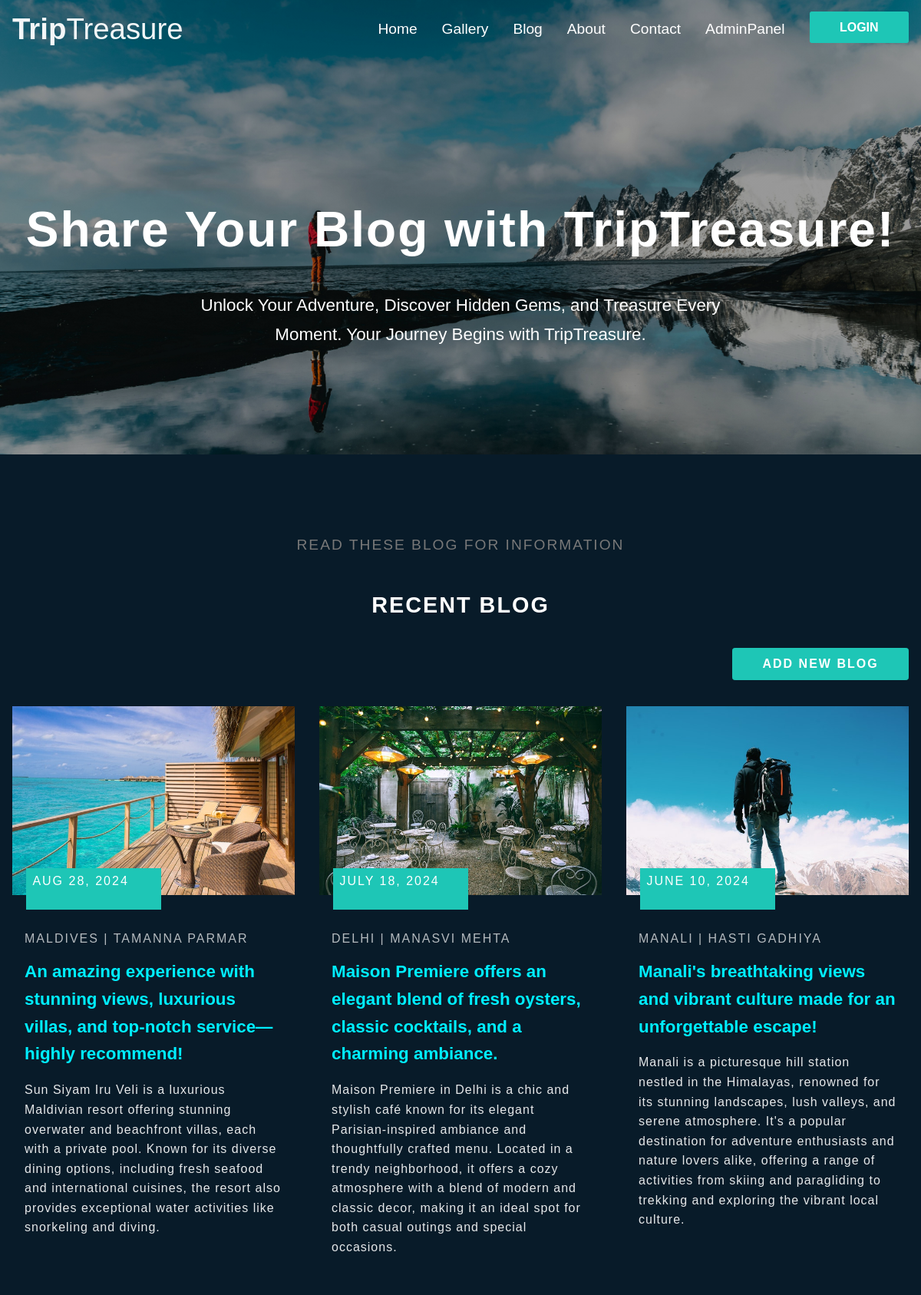
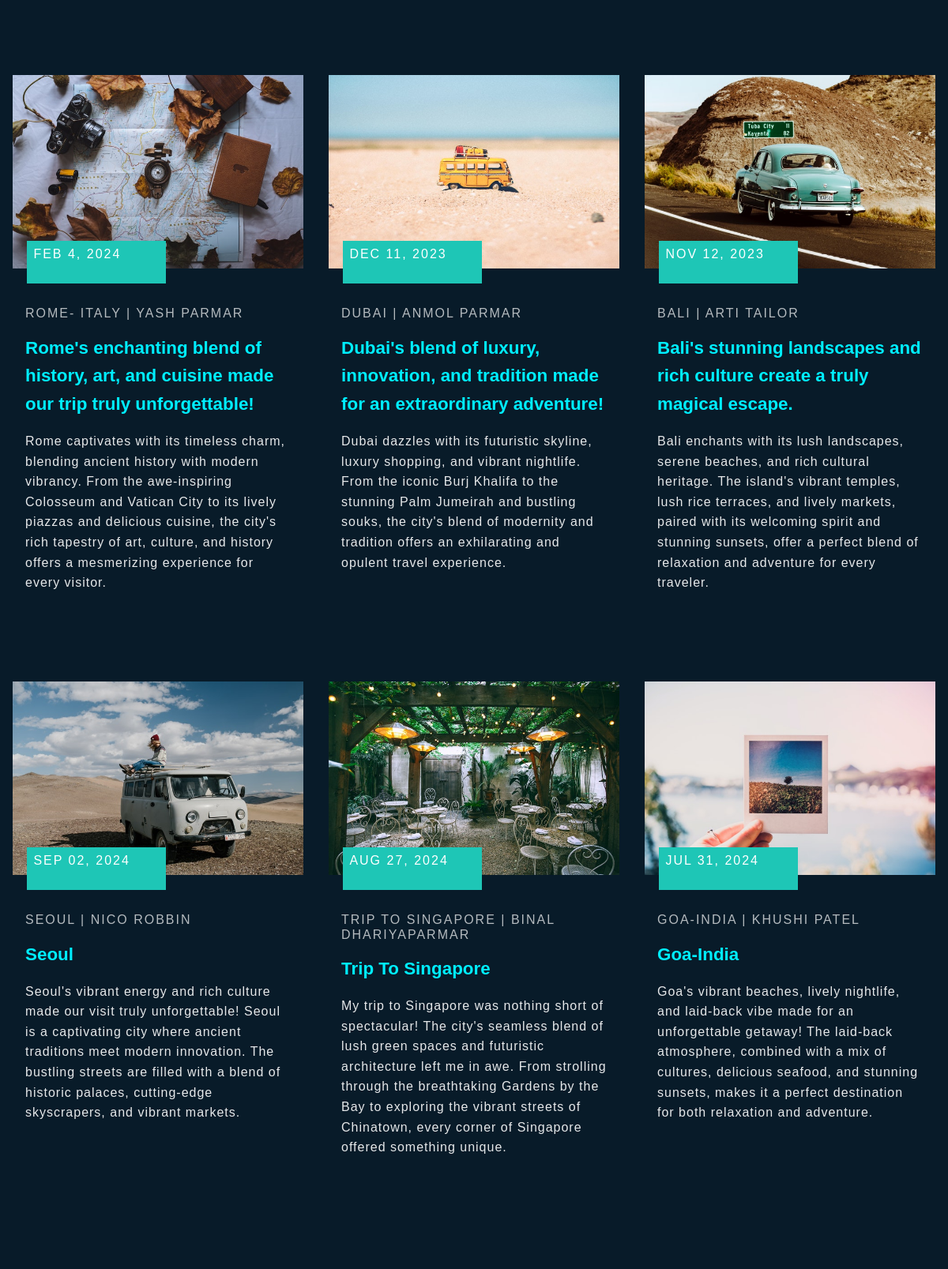
/blog/blog.php (upper part), run on the app's committed database (2 pictures, top to bottom).
### tables this page shows
CREATE TABLE `blogs` (
  `id` int(11) NOT NULL,
  `title` varchar(255) NOT NULL,
  `author` varchar(255) NOT NULL,
  `content` text NOT NULL,
  `date` date NOT NULL,
  `image` varchar(255) NOT NULL
);

### blog/blog.php (the view, shortened to what this page needs)
<?php
include "db_conn.php";
$sql = "SELECT * FROM blogs ORDER BY date DESC";
$result = mysqli_query($conn, $sql);
?>
<!DOCTYPE html>
<html>
<head>
    <link rel="stylesheet" href="https://cdnjs.cloudflare.com/ajax/libs/font-awesome/5.15.3/css/all.min.css" />
    <link rel="stylesheet" href="../font/fonts.css">
    <link rel="stylesheet" href="../css/normalize.css">
    <link rel="stylesheet" href="../css/utility.css">
    <link rel="stylesheet" href="../css/style.css">
    <link rel="stylesheet" href="../css/responsive.css">
</head>
<body>
    <nav class="navbar">
        <div class="container flex">
            <a href="index.php" class="site-brand">
                Trip<span>Treasure</span>
            </a>
            <div id="navbar-collapse">
                <ul class="navbar-nav">
                    <li class="nav-item"><a href="../index.php" class="nav-link">Home</a></li>
                    <li class="nav-item"><a href="../gallery.php" class="nav-link">Gallery</a></li>
                    <li class="nav-item"><a href="blog.php" class="nav-link">Blog</a></li>
                    <li class="nav-item"><a href="../about.php" class="nav-link">About</a></li>
                    <li class="nav-item"><a href="../contact.php" class="nav-link">Contact</a></li>
                    <li class="nav-item"><a href="../crud/index.php" class="nav-link">AdminPanel</a></li>
                    <li class="nav-item"><a href="../login.php" class="btn btn-primary">LOGIN</a></li>
                </ul>
            </div>
        </div>
    </nav>
    <header class="flex header-sm">
        <div class="container">
            <div class="header-title">
                <h1>Share Your Blog with TripTreasure!</h1>
                <p>Unlock Your Adventure, Discover Hidden Gems, and Treasure Every Moment. Your Journey Begins with TripTreasure.</p>
            </div>
        </div>
    </header>
    <section id="blog" class="py-4">
        <div class="container">
            <div class="title-wrap">
                <h2 class="sm-title">read these blog for information</h2>
                <h3 class="lg-title">recent blog</h3>
                <a href="add-blog.php" class="btn btn-primary" style="float:right; margin-top: 10px;">Add New Blog</a>
            </div>
            <div class = "blog-row">
                    <div class = "blog-item my-2 shadow">
                        <div class = "blog-item-top">
                            <img src = "../images/blog-1.jpg" alt = "blog">
                            <span class = "blog-date">Aug 28, 2024</span>
                        </div>
                        <div class = "blog-item-bottom">
                            <span>Maldives | Tamanna Parmar</span>
                            <a href = "#">An amazing experience with stunning views, luxurious villas, and top-notch service—highly recommend!</a>
                            <p class = "text">Sun Siyam Iru Veli is a luxurious Maldivian resort offering stunning overwater and beachfront villas, each with a private pool. Known for its diverse dining options, including fresh seafood and international cuisines, the resort also provides exceptional water activities like snorkeling and diving.</p>
                        </div>
                    </div>
                    <div class = "blog-item my-2 shadow">
                        <div class = "blog-item-top">
                            <img src = "../images/blog-2.jpg" alt = "blog">
                            <span class = "blog-date">July 18, 2024</span>
                        </div>
                        <div class = "blog-item-bottom">
                            <span>Delhi | Manasvi Mehta</span>
                            <a href = "#">Maison Premiere offers an elegant blend of fresh oysters, classic cocktails, and a charming ambiance.</a>
                            <p class = "text">Maison Premiere in Delhi is a chic and stylish café known for its elegant Parisian-inspired ambiance and thoughtfully crafted menu. Located in a trendy neighborhood, it offers a cozy atmosphere with a blend of modern and classic decor, making it an ideal spot for both casual outings and special occasions.</p>
                        </div>
                    </div>
                    <div class = "blog-item my-2 shadow">
                        <div class = "blog-item-top">
                            <img src = "../images/blog-3.jpg" alt = "blog">
                            <span class = "blog-date">June 10, 2024</span>
                        </div>
                        <div class = "blog-item-bottom">
                            <span>Manali | Hasti Gadhiya</span>
                            <a href = "#">Manali's breathtaking views and vibrant culture made for an unforgettable escape!</a>
                            <p class = "text">Manali is a picturesque hill station nestled in the Himalayas, renowned for its stunning landscapes, lush valleys, and serene atmosphere. It's a popular destination for adventure enthusiasts and nature lovers alike, offering a range of activities from skiing and paragliding to trekking and exploring the vibrant local culture.</p>
                        </div>
                    </div>
                    <div class = "blog-item my-2 shadow">
                        <div class = "blog-item-top">
                            <img src = "../images/blog-4.jpg" alt = "blog">
                            <span class = "blog-date">Feb 4, 2024</span>
                        </div>
                        <div class = "blog-item-bottom">
                            <span>Rome- Italy | Yash Parmar</span>
                            <a href = "#">Rome's enchanting blend of history, art, and cuisine made our trip truly unforgettable!</a>
                            <p class = "text">Rome captivates with its timeless charm, blending ancient history with modern vibrancy. From the awe-inspiring Colosseum and Vatican City to its lively piazzas and delicious cuisine, the city's rich tapestry of art, culture, and history offers a mesmerizing experience for every visitor.</p>
                        </div>
                    </div>
                    <div class = "blog-item my-2 shadow">
                        <div class = "blog-item-top">
                            <img src = "../images/blog-5.jpg" alt = "blog">
                            <span class = "blog-date">Dec 11, 2023</span>
                        </div>
                        <div class = "blog-item-bottom">
                            <span>Dubai | Anmol Parmar</span>
                            <a href = "#">Dubai's blend of luxury, innovation, and tradition made for an extraordinary adventure!</a>
                            <p class = "text">Dubai dazzles with its futuristic skyline, luxury shopping, and vibrant nightlife. From the iconic Burj Khalifa to the stunning Palm Jumeirah and bustling souks, the city's blend of modernity and tradition offers an exhilarating and opulent travel experience.</p>
                        </div>
                    </div>
                    <div class = "blog-item my-2 shadow">
                        <div class = "blog-item-top">
                            <img src = "../images/blog-6.jpg" alt = "blog">
                            <span class = "blog-date">Nov 12, 2023</span>
                        </div>
                        <div class = "blog-item-bottom">
                            <span>Bali | Arti Tailor</span>
                            <a href = "#">Bali's stunning landscapes and rich culture create a truly magical escape.</a>
                            <p class = "text">Bali enchants with its lush landscapes, serene beaches, and rich cultural heritage. The island's vibrant temples, lush rice terraces, and lively markets, paired with its welcoming spirit and stunning sunsets, offer a perfect blend of relaxation and adventure for every traveler.</p>
                        </div>
                    </div>
                </div>
        <div class="blog-row">
            <?php while ($row = mysqli_fetch_assoc($result)): ?>
                <div class="blog-item my-2 shadow">
                    <div class="blog-item-top">
                        <img src="../images/<?php echo $row['image']; ?>" alt="blog">
                            <span class="blog-date"><?php echo date("M d, Y", strtotime($row['date'])); ?></span>
                    </div>
                <div class="blog-item-bottom">
                    <span><?php echo $row['title']; ?> | <?php echo $row['author']; ?></span>
                    <a href="#"><?php echo $row['title']; ?></a>
                        <p class="text"><?php echo $row['content']; ?></p>
                </div>
            </div>
            <?php endwhile; ?>
        </div>
    </div>
    </section>
</body>
</html>

### css/utility.css (style rules this page uses)
html, body { font-family: 'Open Sans', sans-serif; }
h1, h2, h3, h4, h5, h6 { font-family: 'Raleway', sans-serif; }
a { color: var(--dark); text-decoration: none; }
ul { list-style-type: none; }
.container { max-width: 1320px; padding: 0 1rem; margin: 0 auto; }
.flex { display: -webkit-box; display: -ms-flexbox; display: flex; -webkit-box-align: center; -ms-flex-align: center; align-items: center; -webkit-box-pack: center; -ms-flex-pack: center; justify-content: center; }
.text { font-weight: 400; opacity: 0.9; line-height: 1.6; letter-spacing: 1px; }
.btn { padding: 0.7rem 2.4rem; border-radius: 0.2rem; font-weight: 600; background-color: var(--green); color: #fff; border: 1px solid var(--green); }
.py-4 { padding: 4rem 0; }
img { width: 100%; display: block; }
.title-wrap { text-align: center; padding: 1.4rem 0; margin-bottom: 2rem; letter-spacing: 2px; text-transform: uppercase; }
.lg-title { font-size: 1.8rem; }
.sm-title { display: block; color: #787878; font-weight: 300; font-size: 1.2rem; padding-bottom: 1rem; max-width: 450px; margin-right: auto; margin-left: auto; line-height: 1.7; }
.my-2 { margin: 2rem 0; }

### css/style.css (style rules this page uses)
body { color: #ededed; background: #081b29; }
:root { --green: #1ec6b6; --light-grey: #f7f7f7; --dark: #0e1010; --trans: all 0.3s ease-in-out; }
.navbar { position: fixed; top: 0; width: 100%; background-color: transparent; padding: 1rem 0; z-index: 999; }
.navbar .container { -webkit-box-pack: justify; -ms-flex-pack: justify; justify-content: space-between; }
.site-brand { color: #fff; font-size: 2.4rem; font-family: 'Raleway', sans-serif; font-weight: 600; opacity: 0.95; }
.site-brand span { font-weight: 300; }
#navbar-collapse { background-color: var(--green); position: fixed; top: 0; right: 0; width: 300px; height: 100%; padding: 2rem; -webkit-transform: translateX(100%); -ms-transform: translateX(100%); transform: translateX(100%); -webkit-transition: var(--trans); -o-transition: var(--trans); transition: var(--trans); }
.navbar-nav { margin-top: 5rem; }
.nav-item { margin: 1.6rem 0; }
.nav-link { color: #fff; font-size: 1.2rem; -webkit-transition: var(--trans); -o-transition: var(--trans); transition: var(--trans); }
header { min-height: 100vh; padding-top: 7rem; background: -webkit-gradient(linear, left top, left bottom, from(rgba(0, 0, 0, 0.4)), to(rgba(0, 0, 0, 0.4))), url(../images/img2.jpg) center/cover no-repeat; background: -o-linear-gradient(rgba(0, 0, 0, 0.4), rgba(0, 0, 0, 0.4)), url(../images/img2.jpg) center/cover no-repeat; background: linear-gradient(rgba(0, 0, 0, 0.4), rgba(0, 0, 0, 0.4)), url(../images/img2.jpg) center/cover no-repeat; -webkit-box-orient: vertical; -webkit-box-direction: normal; -ms-flex-direction: column; flex-direction: column; color: #fff; text-align: center; }
.header-title h1 { font-size: 2.8rem; letter-spacing: 2px; -webkit-animation: bounce-in-top 1.1s both; animation: bounce-in-top 1.1s both; }
.header-title p { margin: 1.8rem auto; max-width: 700px; font-weight: 500; font-size: 1.3rem; line-height: 1.7; }
header.header-sm { min-height: 60vh; }
#blog { background-color: #081b29; color: #fff; }
.blog-item { background-color: #081b29; -webkit-transition: var(--trans); -o-transition: var(--trans); transition: var(--trans); }
.blog-item-top { position: relative; }
.blog-date { position: absolute; background-color: var(--green); color: #fff; padding: 0.5rem; height: 38px; min-width: 160px; text-transform: uppercase; letter-spacing: 2px; bottom: -19px; left: 5%; }
.blog-item-bottom { padding: 2rem 1rem; }
.blog-item-bottom span { text-transform: uppercase; color: #fff; opacity: 0.7; letter-spacing: 2px; display: block; margin-top: 1rem; }
.blog-item-bottom a { color: #0ef; margin: 1rem 0; font-size: 1.4rem; display: block; font-family: 'Raleway',sans-serif; font-weight: 600; line-height: 1.6; -webkit-transition: var(--trans); -o-transition: var(--trans); transition: var(--trans); }

### data on the page
blogs: image (picture), date "SEP 02, 2024", title "SEOUL", author "NICO ROBBIN", title "Seoul", content "Seoul's vibrant energy and rich culture made our visit truly unforgettable! Seoul is a captivating city where ancient traditions meet modern innovation. The bustling streets are filled with a blend of historic palaces, cutting-edge skyscrapers, and vibrant markets."
blogs: image (picture), date "AUG 27, 2024", title "TRIP TO SINGAPORE", author "BINAL DHARIYAPARMAR", title "Trip To Singapore", content "My trip to Singapore was nothing short of spectacular! The city's seamless blend of lush green spaces and futuristic architecture left me in awe. From strolling through the breathtaking Gardens by the Bay to exploring the vibrant streets of Chinatown, every corner of Singapore offered something unique."
blogs: image (picture), date "JUL 31, 2024", title "GOA-INDIA", author "KHUSHI PATEL", title "Goa-India", content "Goa's vibrant beaches, lively nightlife, and laid-back vibe made for an unforgettable getaway! The laid-back atmosphere, combined with a mix of cultures, delicious seafood, and stunning sunsets, makes it a perfect destination for both relaxation and adventure."
